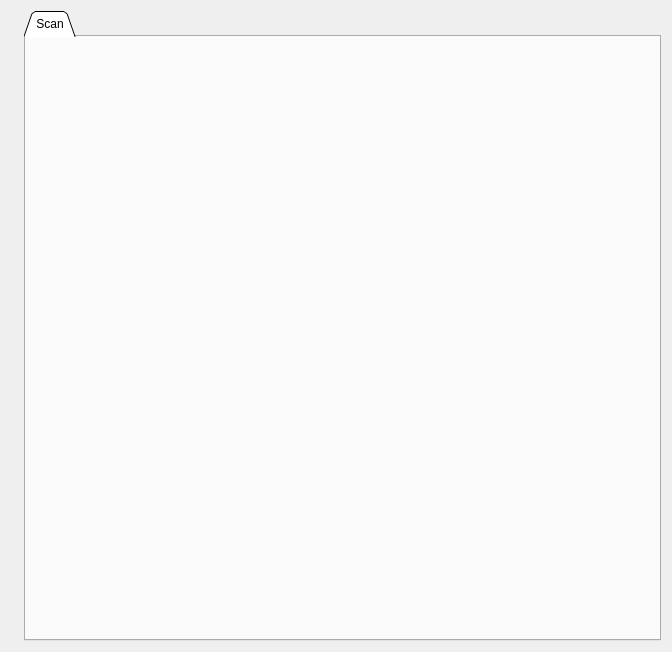
<?xml version="1.0" encoding="UTF-8"?>
<ui version="4.0">
 <class>clamav_gui</class>
 <widget class="QWidget" name="clamav_gui">
  <property name="geometry">
   <rect>
    <x>0</x>
    <y>0</y>
    <width>672</width>
    <height>652</height>
   </rect>
  </property>
  <property name="windowTitle">
   <string>ClamAV-GUI</string>
  </property>
  <property name="windowIcon">
   <iconset resource="../resources.qrc">
    <normaloff>:/icons/icons/Clam.png</normaloff>:/icons/icons/Clam.png</iconset>
  </property>
  <layout class="QGridLayout" name="gridLayout">
   <item row="0" column="1" rowspan="2">
    <widget class="QTabWidget" name="tabWidget">
     <property name="tabShape">
      <enum>QTabWidget::Triangular</enum>
     </property>
     <property name="currentIndex">
      <number>0</number>
     </property>
     <widget class="QWidget" name="tab">
      <property name="maximumSize">
       <size>
        <width>16777215</width>
        <height>450</height>
       </size>
      </property>
      <attribute name="title">
       <string>Scan</string>
      </attribute>
     </widget>
    </widget>
   </item>
   <item row="0" column="0" rowspan="2">
    <widget class="QLabel" name="label">
     <property name="text">
      <string/>
     </property>
     <property name="pixmap">
      <pixmap resource="../resources.qrc">:/icons/icons/logo.png</pixmap>
     </property>
     <property name="scaledContents">
      <bool>true</bool>
     </property>
    </widget>
   </item>
  </layout>
 </widget>
 <resources>
  <include location="../resources.qrc"/>
 </resources>
 <connections>
  <connection>
   <sender>clamav_gui</sender>
   <signal>destroyed()</signal>
   <receiver>clamav_gui</receiver>
   <slot>slot_hideWindow()</slot>
   <hints>
    <hint type="sourcelabel">
     <x>199</x>
     <y>149</y>
    </hint>
    <hint type="destinationlabel">
     <x>199</x>
     <y>149</y>
    </hint>
   </hints>
  </connection>
 </connections>
 <slots>
  <slot>slot_hideWindow()</slot>
 </slots>
</ui>
